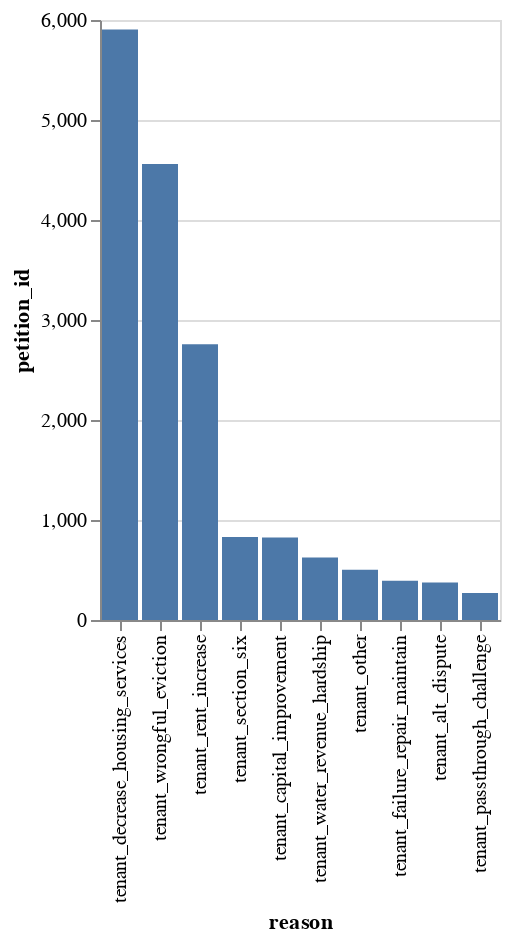

Notebook code for this chart:
### Code cell
alt.Chart(pop_petitions_sorted.head(10)).mark_bar().encode(
    x=alt.X('reason', sort='-y'),
    y='petition_id'
)

### Figure 1 — Vega-Lite specification as saved in the notebook (floating-point values rounded to 4 significant figures)
{"config": {"view": {"continuousWidth": 400, "continuousHeight": 300}}, "data": {"name": "data-aafbd868c940a37eb4b0fee35fedc943"}, "mark": "bar", "encoding": {"x": {"field": "reason", "sort": "-y", "type": "nominal"}, "y": {"field": "petition_id", "type": "quantitative"}}, "$schema": "https://vega.github.io/schema/vega-lite/v4.17.0.json", "datasets": {"data-aafbd868c940a37eb4b0fee35fedc943": [{"reason": "tenant_decrease_housing_services", "petition_id": 5906}, {"reason": "tenant_wrongful_eviction", "petition_id": 4559}, {"reason": "tenant_rent_increase", "petition_id": 2758}, {"reason": "tenant_section_six", "petition_id": 830}, {"reason": "tenant_capital_improvement", "petition_id": 825}, {"reason": "tenant_water_revenue_hardship", "petition_id": 624}, {"reason": "tenant_other", "petition_id": 503}, {"reason": "tenant_failure_repair_maintain", "petition_id": 392}, {"reason": "tenant_alt_dispute", "petition_id": 375}, {"reason": "tenant_passthrough_challenge", "petition_id": 270}]}}
